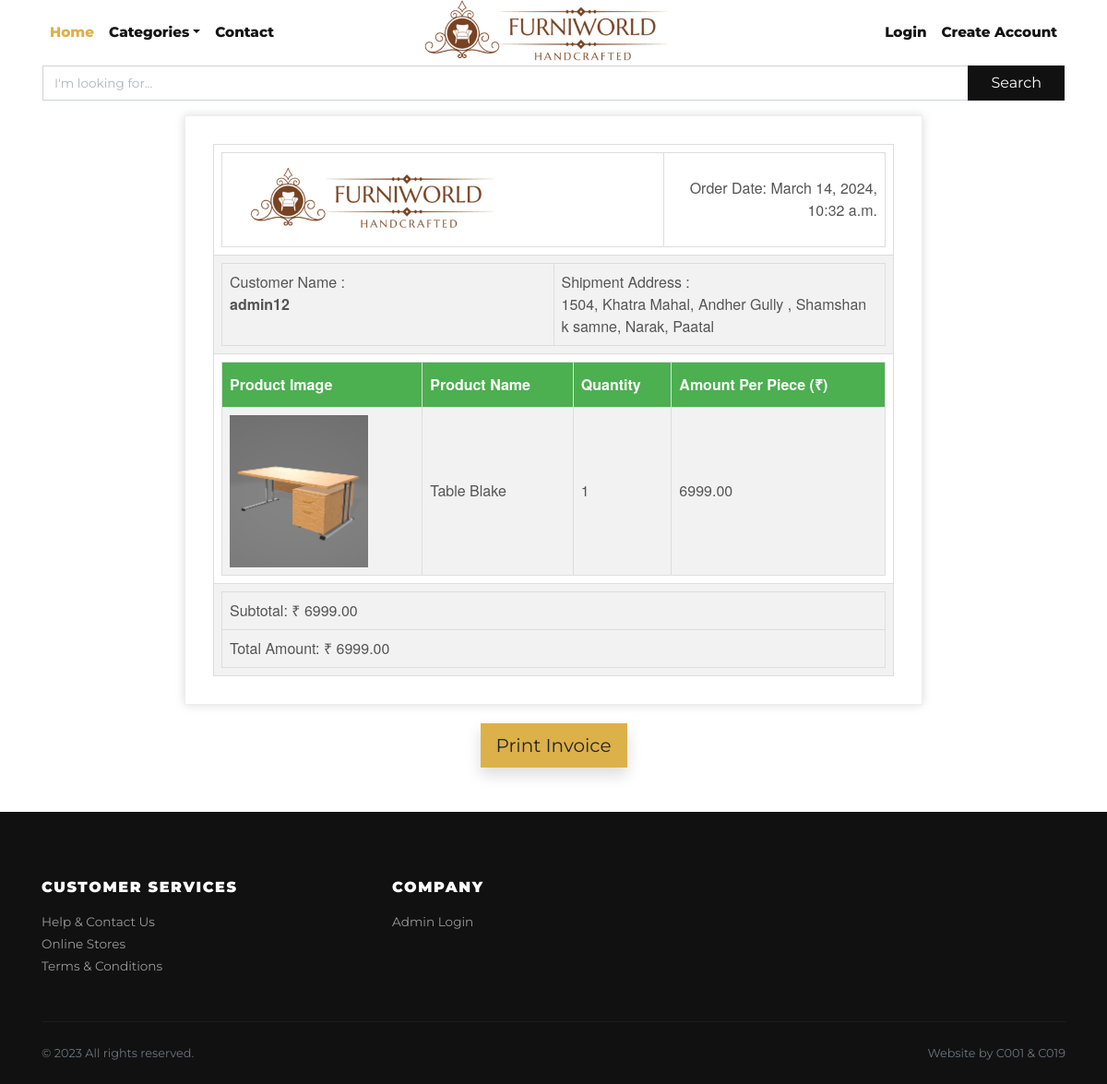
/invoice/124/29/, run on the app's committed database.
### store/models.py (models this page shows, shortened)
class Order(models.Model):
    user = models.ForeignKey(User, verbose_name="User", on_delete=models.CASCADE)
    address = models.ForeignKey(Address, verbose_name="Shipping Address", on_delete=models.CASCADE)
    product = models.ForeignKey(Product, verbose_name="Product", on_delete=models.CASCADE)
    quantity = models.PositiveIntegerField(verbose_name="Quantity")
    ordered_date = models.DateTimeField(auto_now_add=True, verbose_name="Ordered Date")
    delivery_date = models.DateTimeField(auto_now_add=True, verbose_name="Delivery")
    status = models.CharField(
        choices=STATUS_CHOICES,
        max_length=50,
        default="Pending"
    )
    payment_status = models.CharField(
        choices=PAYMENT_STATUS_CHOICES,
        max_length=50,
        default="Pending"
    )

class Product(models.Model):
    title = models.CharField(max_length=150, verbose_name="Product Title")
    slug = models.SlugField(max_length=160, verbose_name="Product Slug")
    sku = models.CharField(max_length=255, unique=True, verbose_name="Unique Product ID (SKU)")
    short_description = models.TextField(verbose_name="Short Description")
    detail_description = models.TextField(blank=True, null=True, verbose_name="Detail Description")
    product_image = models.ImageField(upload_to='product', blank=True, null=True, verbose_name="Product Image")
    price = models.DecimalField(max_digits=8, decimal_places=2)
    category = models.ForeignKey(Category, verbose_name="Product Categoy", on_delete=models.CASCADE)
    is_active = models.BooleanField(verbose_name="Is Active?")
    is_featured = models.BooleanField(verbose_name="Is Featured?")
    created_at = models.DateTimeField(auto_now_add=True, verbose_name="Created Date")
    updated_at = models.DateTimeField(auto_now=True, verbose_name="Updated Date")
    t_model= models.FileField(upload_to='3dfile', max_length=200, blank=True, null=True, verbose_name="3D File")
    class Meta:
        verbose_name_plural = 'Products'
        ordering = ('-created_at', )

### store/views.py (the view)
# urls.py: path('invoice/<int:orderID>/<int:productID>/', views.invoice, name='invoice'),
def invoice(request,orderID,productID):
    try:
        order = Order.objects.select_related('product', 'user', 'address').get(id=orderID)
        complete_address = f"{order.address.flat_no}, {order.address.building_name}, {order.address.locality}, {order.address.city}, {order.address.state}"
        subtotal = order.product.price * order.quantity
        total_amount = subtotal
        mydict = {
            'orderDate': order.ordered_date,
            'customerName': order.user.username,
            'shipmentAddress': complete_address,
            'productImage': order.product.product_image.url,
            'productName': order.product.title,
            'productQuantity': order.quantity,
            'productPrice': order.product.price,
            'subtotal': subtotal,
            'totalAmount': total_amount,
            }
        return render(request, 'store/invoice.html', mydict)
    except Order.DoesNotExist:
        return HttpResponseNotFound("Order not found")
    except Exception as e:
        return HttpResponseServerError(f"An error occurred: {str(e)}")

### store/context_preprocessors.py (called while the page is built)
def store_menu(request):
    categories = Category.objects.filter(is_active=True)
    context = {
        'categories_menu': categories,
    }
    return context

def cart_menu(request):
    if request.user.is_authenticated:
        cart_items= Cart.objects.filter(user=request.user)
        context = {
            'cart_items': cart_items,
        }
    else:
        context = {}
    return context

### templates/store/invoice.html (shortened to what this page needs)
{% extends 'base.html' %}
{% load static %}
{% block content %}
    <div class="invoice-box">
        <table>
            <tr>
                <td colspan="5">
                    <table>
                        <tr>
                            <td style="width: 50%;">
                                <img src="{% static 'img/furniworld-2.png' %}" alt="FurniWorld" style="height: 85px;" class="logo-img">
                            </td>
                            <td style="width: 25%; text-align: right;">
                                Order Date: {{ orderDate }}<br>
                            </td>
                        </tr>
                    </table>
                </td>
            </tr>
            <tr>
                <td colspan="5">
                    <table>
                        <tr>
                            <td style="width: 50%;">
                                Customer Name : <br><b>{{ customerName }}</b><br><br>
                            </td>
                            <td style="width: 50%;">
                                Shipment Address :<br> {{ shipmentAddress }}
                            </td>
                        </tr>
                    </table>
                </td>
            </tr>
            <tr>
                <td colspan="5">
                    <table>
                        <tr>
                            <th>Product Image</th>
                            <th>Product Name</th>
                            <th>Quantity</th>
                            <th>Amount Per Piece (₹)</th>
                        </tr>
                        <tr>
                            <td><img src="{{ productImage }}" alt="{{ productName }}" style="width:150px;"></td>
                            <td>{{ productName }}</td>
                            <td>{{ productQuantity }}</td>
                            <td>{{ productPrice }}</td>
                        </tr>
                    </table>
                </td>
            </tr>
            <tr>
                <td colspan="5">
                    <table>
                        <tr>
                            <td>
                                Subtotal: ₹ {{ subtotal }}
                            </td>
                        </tr>
                        <tr>
                            <td>
                                Total Amount: ₹ {{ totalAmount }}
                            </td>
                        </tr>
                    </table>
                </td>
            </tr>
        </table>
    </div>
    <div class="print-button" style="text-align: center; margin-top: 20px;">
        <button onclick="window.print()" class="btn btn-primary btn-lg shadow">Print Invoice</button>
    </div>
    <br>
    <br>
{% endblock content %}

### Furniworld/static/css/style.default.css (style rules this page uses)
.btn { font-weight: 400; border: 1px solid transparent; font-family: inherit; padding: 0.375rem 1.5rem; font-size: 1rem; line-height: 1.5; border-radius: 0; transition: color 0.15s ease-in-out, background-color 0.15s ease-in-out, border-color 0.15s ease-in-out, box-shadow 0.15s ease-in-out; }
.btn-primary { color: #212529; background-color: #dcb14a; border-color: #dcb14a; }
.btn-lg { padding: 0.5rem 1rem; font-size: 1.25rem; line-height: 1.5; border-radius: 0; }
body { font-family: "Libre Franklin", sans-serif; font-size: 1rem; font-weight: 400; line-height: 1.5; color: #111111; background-color: #fff; }
.shadow { box-shadow: 0 0.5rem 1rem rgba(17, 17, 17, 0.15) !important; }

### Furniworld/static/css/custom.css (style rules this page uses)
body { font-family: 'Montserrat', sans-serif; }

### templates/store/invoice.html (style rules this page uses)
.invoice-box { max-width: 800px; margin: auto; padding: 30px; border: 1px solid #eee; box-shadow: 0 0 10px rgba(0, 0, 0, .15); font-size: 16px; line-height: 24px; font-family: 'Helvetica Neue', 'Helvetica', Helvetica, Arial, sans-serif; color: #555; }
.invoice-box table { width: 100%; line-height: inherit; text-align: left; border-collapse: collapse; }
.invoice-box table td, .invoice-box table th { border: 1px solid #ddd; padding: 8px; }
.invoice-box table tr:nth-child(even) { background-color: #f2f2f2; }
.invoice-box table th { padding-top: 12px; padding-bottom: 12px; text-align: left; background-color: #4CAF50; color: white; }

### data on the page
Order: ordered_date "March 14, 2024, 10:32 a.m."
Product: title "Table Blake", price "6999.00"

### other printed values
{{ customerName }} "admin12"
{{ shipmentAddress }} "1504, Khatra Mahal, Andher Gully , Shamshan k samne, Narak, Paatal"
{{ productQuantity }} "1"
{{ subtotal }} "6999.00"
{{ totalAmount }} "6999.00"
